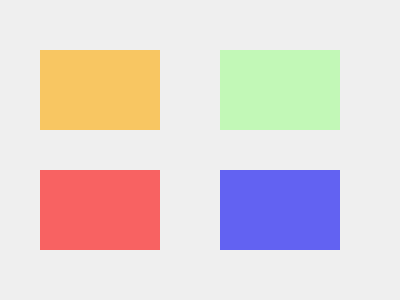
<?xml version="1.0" encoding="UTF-8"?>
<ui version="4.0">
 <class>TouchWidget</class>
 <widget class="QWidget" name="TouchWidget">
  <property name="geometry">
   <rect>
    <x>0</x>
    <y>0</y>
    <width>400</width>
    <height>300</height>
   </rect>
  </property>
  <property name="windowTitle">
   <string>Form</string>
  </property>
  <widget class="MoveWidget" name="touch1" native="true">
   <property name="geometry">
    <rect>
     <x>40</x>
     <y>50</y>
     <width>120</width>
     <height>80</height>
    </rect>
   </property>
   <property name="styleSheet">
    <string notr="true">background-color: rgb(255, 170, 0, 150);</string>
   </property>
  </widget>
  <widget class="MoveWidget" name="touch2" native="true">
   <property name="geometry">
    <rect>
     <x>220</x>
     <y>50</y>
     <width>120</width>
     <height>80</height>
    </rect>
   </property>
   <property name="styleSheet">
    <string notr="true">background-color: rgb(164, 255, 144, 150);</string>
   </property>
  </widget>
  <widget class="MoveWidget" name="touch1_2" native="true">
   <property name="geometry">
    <rect>
     <x>40</x>
     <y>170</y>
     <width>120</width>
     <height>80</height>
    </rect>
   </property>
   <property name="styleSheet">
    <string notr="true">background-color: rgb(255, 0, 0, 150);</string>
   </property>
  </widget>
  <widget class="MoveWidget" name="touch2_2" native="true">
   <property name="geometry">
    <rect>
     <x>220</x>
     <y>170</y>
     <width>120</width>
     <height>80</height>
    </rect>
   </property>
   <property name="styleSheet">
    <string notr="true">background-color: rgb(0, 0, 244, 150);</string>
   </property>
  </widget>
 </widget>
 <customwidgets>
  <customwidget>
   <class>MoveWidget</class>
   <extends>QWidget</extends>
   <header>MoveWidget.h</header>
   <container>1</container>
  </customwidget>
 </customwidgets>
 <resources/>
 <connections/>
</ui>
